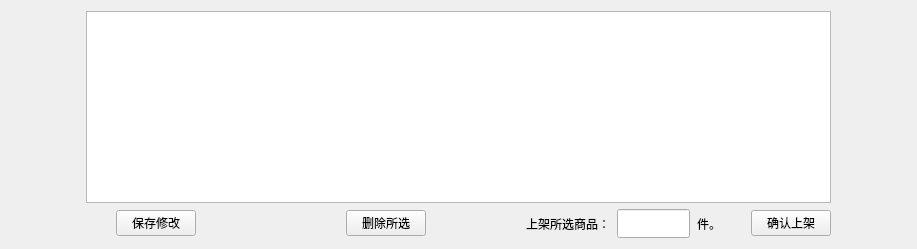
         <widget class="QWidget" name="goodsinfo">
          <layout class="QHBoxLayout" name="horizontalLayout_44" stretch="1,10,1">
           <item>
            <spacer name="horizontalSpacer_6">
             <property name="orientation">
              <enum>Qt::Horizontal</enum>
             </property>
             <property name="sizeHint" stdset="0">
              <size>
               <width>58</width>
               <height>20</height>
              </size>
             </property>
            </spacer>
           </item>
           <item>
            <layout class="QVBoxLayout" name="verticalLayout_5">
             <item>
              <widget class="QTableView" name="tableGoodsinfo">
               <property name="enabled">
                <bool>true</bool>
               </property>
               <property name="minimumSize">
                <size>
                 <width>100</width>
                 <height>0</height>
                </size>
               </property>
               <property name="maximumSize">
                <size>
                 <width>166672</width>
                 <height>166672</height>
                </size>
               </property>
              </widget>
             </item>
             <item>
              <layout class="QHBoxLayout" name="horizontalLayout_43">
               <property name="spacing">
                <number>100</number>
               </property>
               <item>
                <layout class="QHBoxLayout" name="horizontalLayout_17">
                 <property name="spacing">
                  <number>150</number>
                 </property>
                 <property name="leftMargin">
                  <number>30</number>
                 </property>
                 <item>
                  <widget class="QPushButton" name="btnupdate_goodinfo">
                   <property name="maximumSize">
                    <size>
                     <width>100</width>
                     <height>16777215</height>
                    </size>
                   </property>
                   <property name="text">
                    <string>保存修改</string>
                   </property>
                  </widget>
                 </item>
                 <item>
                  <widget class="QPushButton" name="btndelete_goodinfo">
                   <property name="maximumSize">
                    <size>
                     <width>100</width>
                     <height>16777215</height>
                    </size>
                   </property>
                   <property name="text">
                    <string>删除所选</string>
                   </property>
                  </widget>
                 </item>
                </layout>
               </item>
               <item>
                <layout class="QHBoxLayout" name="horizontalLayout_42">
                 <property name="spacing">
                  <number>7</number>
                 </property>
                 <item>
                  <layout class="QHBoxLayout" name="horizontalLayout_30">
                   <item>
                    <widget class="QLabel" name="label_29">
                     <property name="text">
                      <string>上架所选商品：</string>
                     </property>
                    </widget>
                   </item>
                   <item>
                    <widget class="QLineEdit" name="lineEdit_goodinfo_goodup">
                     <property name="minimumSize">
                      <size>
                       <width>0</width>
                       <height>29</height>
                      </size>
                     </property>
                     <property name="maximumSize">
                      <size>
                       <width>90</width>
                       <height>16777215</height>
                      </size>
                     </property>
                    </widget>
                   </item>
                   <item>
                    <widget class="QLabel" name="label_30">
                     <property name="text">
                      <string>件。</string>
                     </property>
                    </widget>
                   </item>
                  </layout>
                 </item>
                 <item>
                  <spacer name="horizontalSpacer_8">
                   <property name="orientation">
                    <enum>Qt::Horizontal</enum>
                   </property>
                   <property name="sizeHint" stdset="0">
                    <size>
                     <width>40</width>
                     <height>20</height>
                    </size>
                   </property>
                  </spacer>
                 </item>
                 <item>
                  <widget class="QPushButton" name="btngoodinfo_goodup">
                   <property name="maximumSize">
                    <size>
                     <width>93</width>
                     <height>16777215</height>
                    </size>
                   </property>
                   <property name="text">
                    <string>确认上架</string>
                   </property>
                  </widget>
                 </item>
                </layout>
               </item>
              </layout>
             </item>
            </layout>
           </item>
           <item>
            <spacer name="horizontalSpacer_7">
             <property name="orientation">
              <enum>Qt::Horizontal</enum>
             </property>
             <property name="sizeHint" stdset="0">
              <size>
               <width>58</width>
               <height>20</height>
              </size>
             </property>
            </spacer>
           </item>
          </layout>
         </widget>
